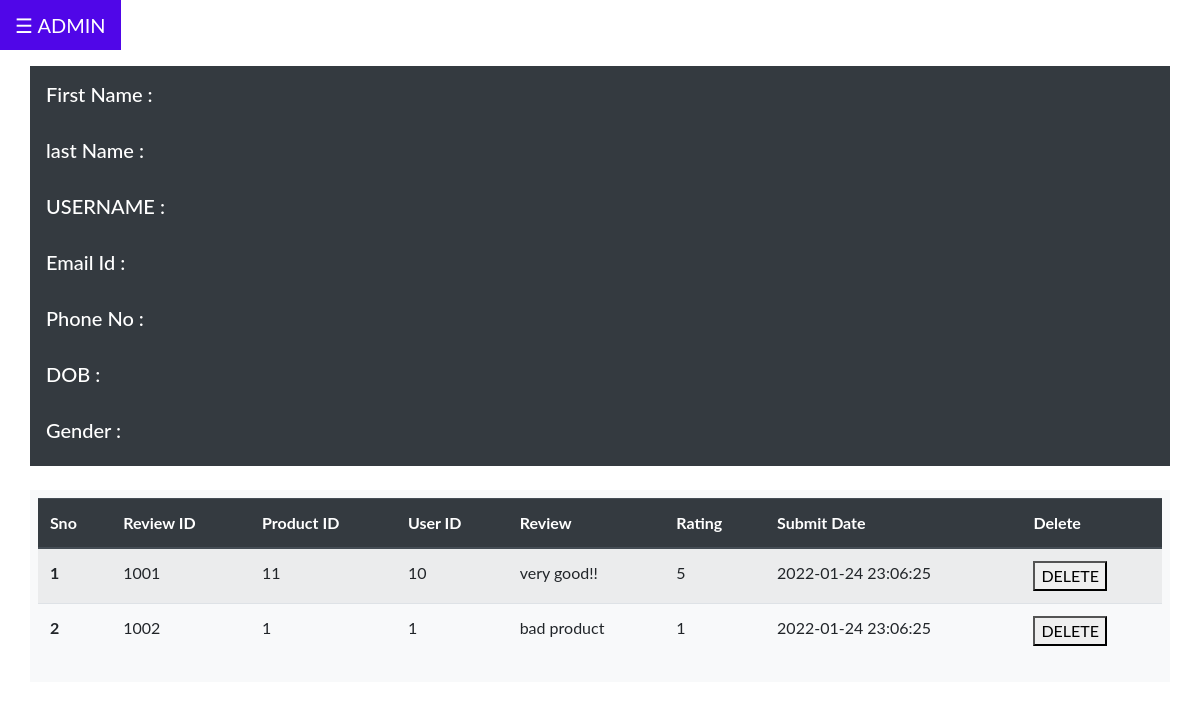
/admin/manage_review.php (signed in), run on an earlier commit of the app's database.
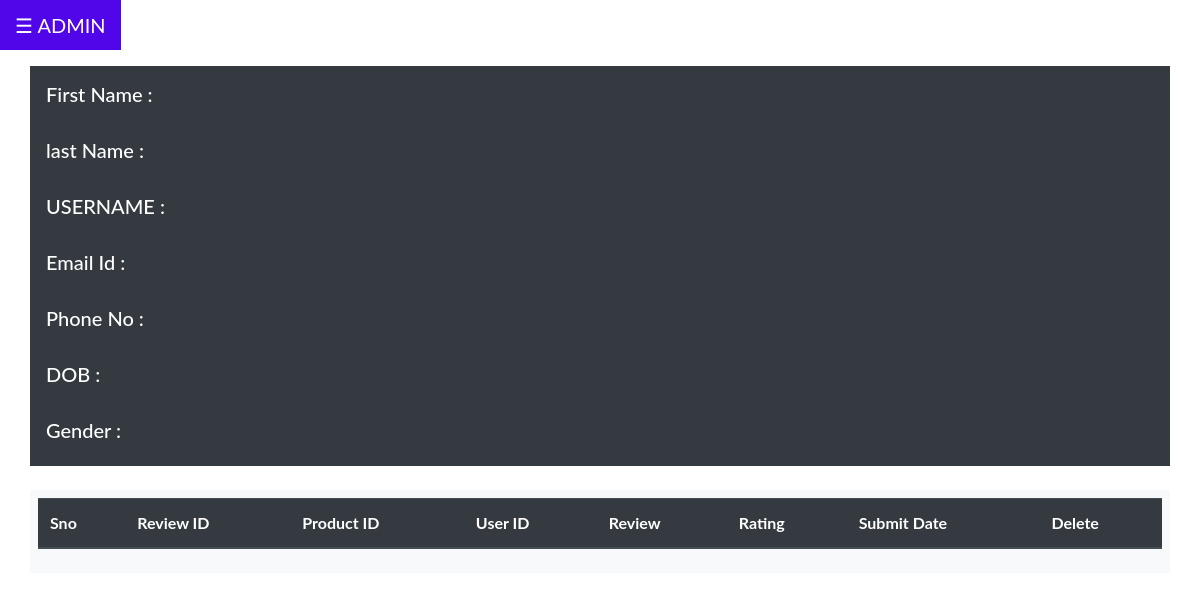
And on a later commit of the database.
### tables this page shows
CREATE TABLE `reviews` (
  `item_id` int(11) NOT NULL,
  `userid` int(11) NOT NULL,
  `content` text NOT NULL,
  `rating` tinyint(1) NOT NULL,
  `submit_date` datetime NOT NULL DEFAULT current_timestamp()
);

### admin/manage_review.php (the view, shortened to what this page needs)
<?php include 'dashboard_home.php';
include '../partials/connection.php';
$sql = "SELECT * FROM reviews ORDER BY submit_date DESC ";
$result = $conn->query($sql);
$counter = 0;
?>
<!DOCTYPE html>
<html lang="en">
<head>
</head>
<body>
<div class="container p-2 my-4 bg-light text-white">
<form method="POST">
<table class="table table-striped">
  <thead class="thead-dark">
    <tr>
      <th scope="col">Sno</th>
      <th scope="col">Review ID</th>
      <th scope="col">Product ID</th>
      <th scope="col">User ID</th>
      <th scope="col">Review</th>
      <th scope="col">Rating</th>
      <th scope="col">Submit Date</th>
      <th scope="col">Delete</th>
    </tr>
  </thead>
  <tbody>
  <?php
                while($rows=$result->fetch_assoc())
                {
             ?>
    <tr>
      <th scope="row"><?php echo ++$counter;?></th>
      <td><?php echo $rows['review_id'];?></td>
      <td><?php echo $rows['item_id'];?></td>
      <td><?php echo $rows['userid'];?></td>
      <td><?php echo $rows['content'];?></td>
      <td><?php echo $rows['rating'];?></td>
      <td><?php echo $rows['submit_date'];?></td>
      <?php echo '<td><button type="submit" name="Delete" value="'.$rows['review_id'].'">DELETE</button></td>';?>
    </tr>
    <?php }
    ?>
  </tbody>
</table>
</div>
</body>
</html>

### admin/dashboard_home.php (shortened to what this page needs)
<!DOCTYPE html>
<html>
<head>
<link rel="stylesheet" href="https://cdn.jsdelivr.net/npm/bootstrap@4.6.1/dist/css/bootstrap.min.css">
</head>
<body>
<div id="main">
  <button class="openbtn" onclick="openNav()">☰ ADMIN</button>
  <div class="container p-3 my-3 bg-dark text-white">
     <h5>First Name : <?php  echo $row2['fname'];?></h5></br>
     <h5>last Name : <?php  echo $row2['lname'];?></h5></br>
      <h5>USERNAME : <?php echo $row2['adminusername'];?></h5></br>
      <h5>Email Id : <?php echo $row2['Email']; ?></h5></br>
      <h5>Phone No : <?php echo $row2['phoneno']; ?></h5></br>
      <h5>DOB : <?php echo $row2['dob']; ?></h5></br>
      <h5>Gender : <?php echo $row2['gender']; ?></h5>
  </div>
</div>
  </body>
</html>

### admin/dashboard_home.php (style rules this page uses)
body { font-family: "Lato", sans-serif; }
.openbtn { font-size: 20px; cursor: pointer; background-color: #5006e8; color: white; padding: 10px 15px; border: none; }

What changed in the data, as far as the page shows it:
removed reviews: review "1001", item_id "11", userid "10", content "very good!!", rating "5", submit_date "2022-01-24 23:06:25"
removed reviews: review "1002", item_id "1", userid "1", content "bad product", rating "1", submit_date "2022-01-24 23:06:25"
